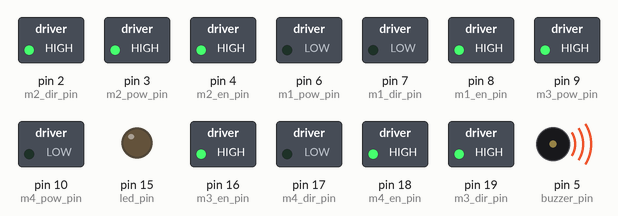
The sketch below on a simulated Arduino Uno, built with avr-gcc and run on an emulated ATmega328P. Shown: switched loads named in the sketch (green lamp = pin HIGH), output pins drawn as LEDs (lit = HIGH), buzzer (waves = sounding).

Above: at 2.12 s.
At 4.37 s:
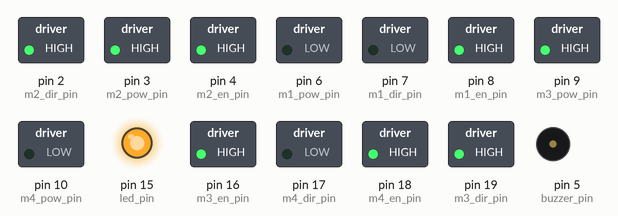
Timing chart, 0 to 5.0 s (numbered marks = the images above):
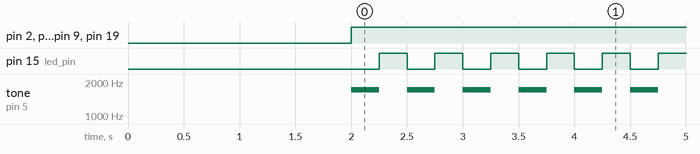

Measured:
- by itself, pin 2 (m2_dir_pin), pin 3 (m2_pow_pin), pin 9 (m3_pow_pin), pin 19 (m3_dir_pin): LOW → HIGH at 2.0 s
- by itself, pin 15 (led_pin): alternates HIGH for 0.25 s and LOW for 0.25 s
- by itself, tone on pin 5 (buzzer_pin): alternates 1700 Hz for 0.25 s and silent for 0.25 s

The sketch:

PS4_Slave.ino
```cpp
/*             M3                                      M1
          |-------|                               |-------|
          |       |                               |       |
          |       |-------------------------------|       |
          |       |                               |       |
          |-------|                               |-------|
                                  |
                                  |
                                  |
                                  |
                                  |
                                  |
                                  |
                                  |
                                  |
                                  |
                                  |
                                  |
             M4                   |                   M2
          |-------|                               |-------|
          |       |               F               |       |
          |       |-------------------------------|       |
          |       |                               |       |
          |-------|                               |-------|
*/

#define m1_pow_pin 6
#define m1_dir_pin 7
#define m1_en_pin 8

#define m2_pow_pin 3
#define m2_dir_pin 2
#define m2_en_pin 4

#define m3_pow_pin 9
#define m3_dir_pin 19
#define m3_en_pin 16

#define m4_pow_pin 10
#define m4_dir_pin 17
#define m4_en_pin 18

#define led_pin 15

#define buzzer_pin 5

int m1_pow = 0;
byte m1_dir = 0;

int m2_pow = 0;
byte m2_dir = 0;

int m3_pow = 0;
byte m3_dir = 0;

int m4_pow = 0;
byte m4_dir = 0;

int x = 0;
int y = 0;
int z = 0; //rotation

byte led = 0;

int battery = 0;

//---------------------------------------------------------------------------------------------------//

void setup()
{
  Serial.begin(115200);

  pinMode(m1_pow_pin, OUTPUT);
  pinMode(m1_dir_pin, OUTPUT);
  pinMode(m1_en_pin, OUTPUT);

  pinMode(m2_pow_pin, OUTPUT);
  pinMode(m2_dir_pin, OUTPUT);
  pinMode(m2_en_pin, OUTPUT);

  pinMode(m3_pow_pin, OUTPUT);
  pinMode(m3_dir_pin, OUTPUT);
  pinMode(m3_en_pin, OUTPUT);

  pinMode(m4_pow_pin, OUTPUT);
  pinMode(m4_dir_pin, OUTPUT);
  pinMode(m4_en_pin, OUTPUT);

  digitalWrite(m1_en_pin, HIGH);
  digitalWrite(m2_en_pin, HIGH);
  digitalWrite(m3_en_pin, HIGH);
  digitalWrite(m4_en_pin, HIGH);

  pinMode(led_pin, OUTPUT);

  pinMode(buzzer_pin, OUTPUT);

  delay(2000); //let everything settle down
}

//---------------------------------------------------------------------------------------------------//

void loop()
{

  readValues();       // Get values from ESP32
  calculateValues();  // Calculate direction and PWM of each motor
  driveMotors();      // Driver each motor

  battery = analogRead(A0);

  //If battery level is below 9.6V shut down the main operation and beep continously
  if (battery < 750)
  {
    beepBuzzer();
  }
}

//---------------------------------------------------------------------------------------------------//

void readValues()
{
  if (Serial.read() == 6)
  {
    x = Serial.parseInt();
    y = Serial.parseInt();
    z = Serial.parseInt();

    led = !led;
    digitalWrite(led_pin, led);
  }
}

//---------------------------------------------------------------------------------------------------//

void calculateValues()
{
  //should be multiplied by 2 for full power utilization
  m1_pow = (y - x - z);
  m2_pow = (x + y - z);
  m3_pow = (x + y + z);
  m4_pow = (y - x + z);

  m1_pow = constrain(m1_pow, -255, 255);
  if (m1_pow > 0)
  {
    m1_dir = 1;
    m1_pow = 255 - m1_pow;
  }
  else
  {
    m1_dir = 0;
    m1_pow = abs(m1_pow);
  }

  m2_pow = constrain(m2_pow, -255, 255);
  if (m2_pow > 0)
  {
    m2_dir = 0;
  }
  else
  {
    m2_dir = 1;
    m2_pow = 255 + m2_pow;
  }

  m3_pow = constrain(m3_pow, -255, 255);
  if (m3_pow > 0)
  {
    m3_dir = 0;
  }
  else
  {
    m3_dir = 1;
    m3_pow = 255 + m3_pow;
  }

  m4_pow = constrain(m4_pow, -255, 255);
  if (m4_pow > 0)
  {
    m4_dir = 1;
    m4_pow = 255 - m4_pow;
  }
  else
  {
    m4_dir = 0;
    m4_pow = abs(m4_pow);
  }
}

//---------------------------------------------------------------------------------------------------//

void driveMotors()
{
  digitalWrite(m1_dir_pin, m1_dir);
  analogWrite(m1_pow_pin, m1_pow);

  digitalWrite(m2_dir_pin, m2_dir);
  analogWrite(m2_pow_pin, m2_pow);

  digitalWrite(m3_dir_pin, m3_dir);
  analogWrite(m3_pow_pin, m3_pow);

  digitalWrite(m4_dir_pin, m4_dir);
  analogWrite(m4_pow_pin, m4_pow);
}

//---------------------------------------------------------------------------------------------------//

void beepBuzzer()
{
  for (;;)
  {
    tone(buzzer_pin, 1700);
    delay(250);
    led = !led;
    digitalWrite(led_pin, led);
    noTone(buzzer_pin);
    delay(250);
    led = !led;
    digitalWrite(led_pin, led);
  }
}

//---------------------------------------------------------------------------------------------------//
```
